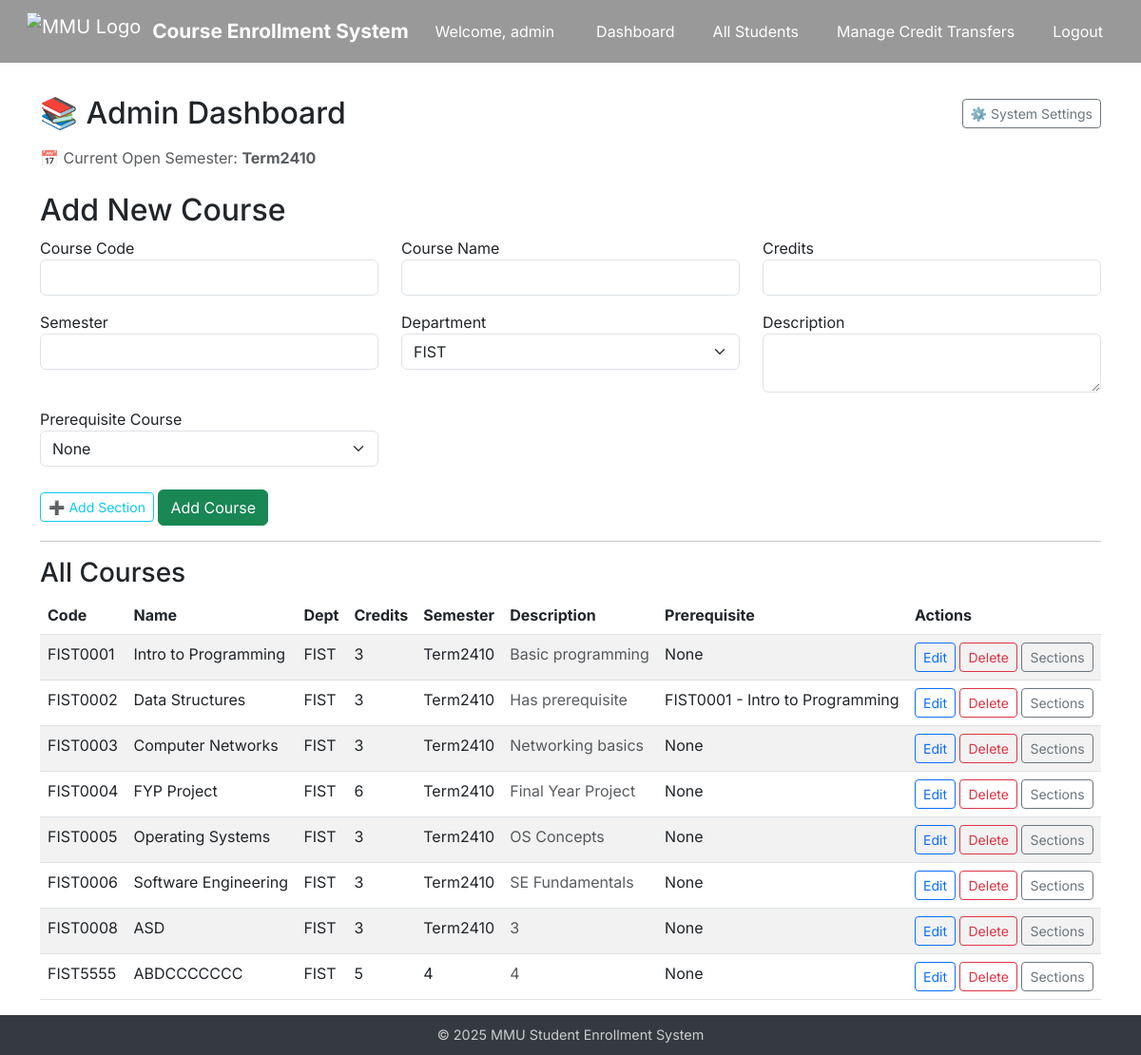
The page /admin/admin/dashboard (signed in) on the database as committed earlier.
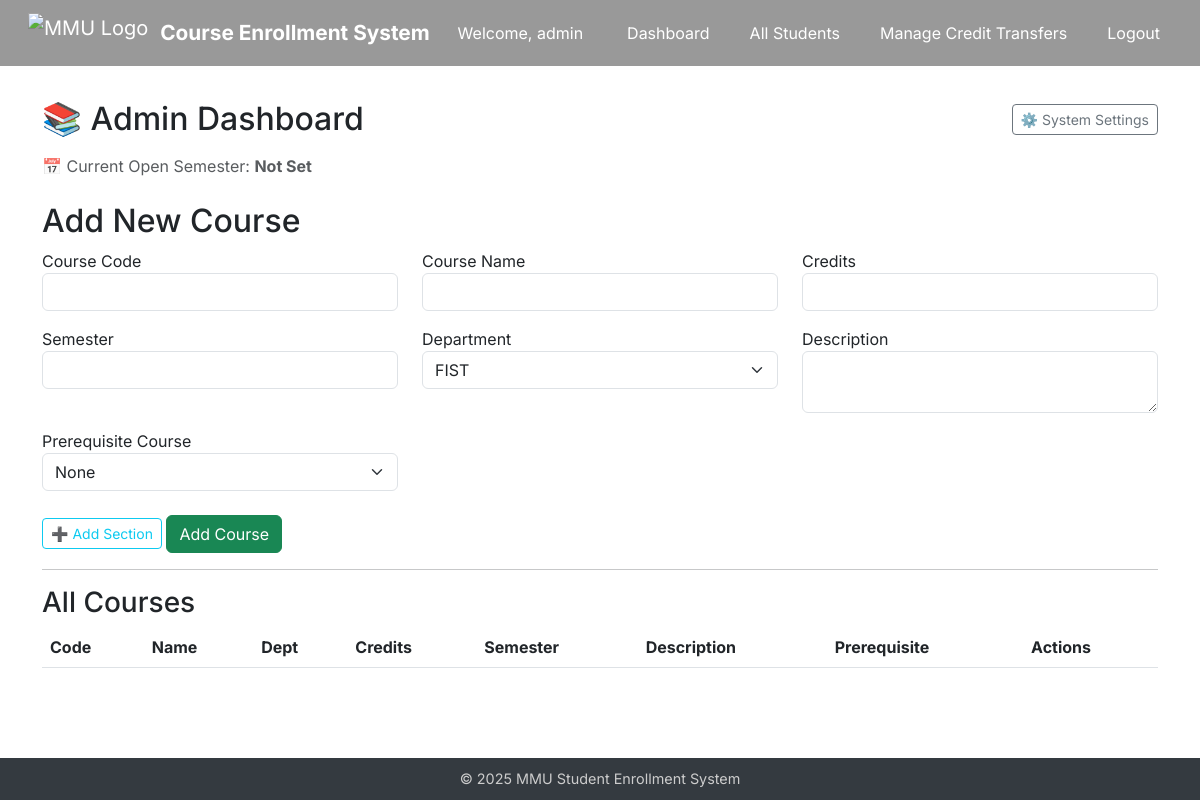
The same page on the database as committed later.
### app/models.py (models this page shows, shortened)
class Admin(UserMixin, db.Model):
    id = db.Column(db.Integer, primary_key=True)
    username = db.Column(db.String(64), unique=True)
    password_hash = db.Column(db.String(128))
    @property
    def is_admin(self):
        return True

class SystemSetting(db.Model):
    id = db.Column(db.Integer, primary_key=True)
    key = db.Column(db.String(64), unique=True, nullable=False)
    value = db.Column(db.String(128), nullable=False)

class Course(db.Model):
    id = db.Column(db.Integer, primary_key=True)
    course_code = db.Column(db.String(10), unique=True)
    course_name = db.Column(db.String(128))
    description = db.Column(db.Text)
    credits = db.Column(db.Integer)
    semester = db.Column(db.String(64))
    department = db.Column(db.String(64))
    prerequisite_id = db.Column(db.Integer, db.ForeignKey('course.id'))
    prerequisite = db.relationship("Course", remote_side=[id])
    enrollments = db.relationship('Enrollment', backref='course', lazy=True)
    sections = db.relationship('Section', back_populates='course', cascade='all, delete')

### app/routes/admin.py (the view, shortened to what this page needs)
@admin_bp.route("/admin/dashboard", methods=["GET", "POST"])
@login_required
def admin_dashboard():
    if not current_user.is_admin:
        flash("Admin access only.", "warning")
        return redirect(url_for("admin.admin_login"))
    form = CourseAddForm()
    courses = Course.query.all()
    form.prerequisite_id.choices = [(0, "None")] + [
        (c.id, f"{c.course_code} - {c.course_name}") for c in courses
    ]
    setting = SystemSetting.query.filter_by(key="open_semester").first()
    open_semester = setting.value if setting else "Not Set"
    return render_template("admin/dashboard.html", form=form, courses=courses, open_semester=open_semester)

### app/forms.py
class CourseAddForm(FlaskForm):
    course_code = StringField("Course Code", validators=[DataRequired()])
    prerequisite_id = SelectField("Prerequisite Course", coerce=int, choices=[], validators=[Optional()])
    course_name = StringField("Course Name", validators=[DataRequired()])
    credits = IntegerField("Credits", validators=[DataRequired()])
    semester = StringField("Semester", validators=[DataRequired()])
    department = SelectField("Department", choices=[
        ("FIST", "FIST"), ("FCI", "FCI"), ("FOB", "FOB")
    ], validators=[DataRequired()])
    description = TextAreaField("Description", validators=[DataRequired()])
    submit = SubmitField("Add Course")

### app/templates/admin/dashboard.html (shortened to what this page needs)
{% extends "base.html" %}
{% block content %}
<div class="d-flex justify-content-between align-items-center mb-3">
    <h2 class="mb-0">📚 Admin Dashboard</h2>
    <a href="{{ url_for('admin.admin_settings') }}" class="btn btn-outline-secondary btn-sm">⚙️ System Settings</a>
  </div>
  <p class="text-muted mb-4">📅 Current Open Semester: <strong>{{ open_semester }}</strong></p>
<h2>Add New Course</h2>
<form method="POST">
    <div class="row">
        <div class="col-md-4 mb-3">
            {{ form.course_code.label }} {{ form.course_code(class="form-control") }}
        </div>
        <div class="col-md-4 mb-3">
            {{ form.course_name.label }} {{ form.course_name(class="form-control") }}
        </div>
        <div class="col-md-4 mb-3">
            {{ form.credits.label }} {{ form.credits(class="form-control") }}
        </div>
    </div>
    <div class="row">
        <div class="col-md-4 mb-3">
            {{ form.semester.label }} {{ form.semester(class="form-control") }}
        </div>
        <div class="col-md-4 mb-3">
            {{ form.department.label }} {{ form.department(class="form-select") }}
        </div>
        <div class="col-md-4 mb-3">
            {{ form.description.label }} {{ form.description(class="form-control", rows=2) }}
        </div>
    </div>
    <div class="row">
        <div class="col-md-4 mb-3">
            {{ form.prerequisite_id.label }} {{ form.prerequisite_id(class="form-select") }}
        </div>
    </div>
    <div class="mt-2">
        <a href="{{ url_for('admin.admin_add_section') }}" class="btn btn-sm btn-outline-info"> ➕ Add Section </a>
        {{ form.submit(class="btn btn-success") }}
    </div>
</form>
<hr>
<h3>All Courses</h3>
<table class="table table-striped">
    <thead>
        <tr>
            <th>Code</th>
            <th>Name</th>
            <th>Dept</th>
            <th>Credits</th>
            <th>Semester</th>
            <th>Description</th>
            <th>Prerequisite</th>
            <th>Actions</th>
        </tr>
    </thead>
    <tbody>
        {% for c in courses %}
        <tr>
            <td>{{ c.course_code }}</td>
            <td>{{ c.course_name }}</td>
            <td>{{ c.department }}</td>
            <td>{{ c.credits }}</td>
            <td>{{ c.semester }}</td>
            <td class="text-muted">{{ c.description[:50] }}{% if c.description|length > 50 %}...{% endif %}</td>
            <td>
                {% if c.prerequisite %}
                    {{ c.prerequisite.course_code }} - {{ c.prerequisite.course_name }}
                {% else %}
                    None
                {% endif %}
            </td>
            <td>
                <a href="{{ url_for('admin.admin_edit', course_id=c.id) }}" class="btn btn-sm btn-outline-primary">Edit</a>
                <a href="{{ url_for('admin.admin_delete', course_id=c.id) }}" class="btn btn-sm btn-outline-danger">Delete</a>
                <a href="{{ url_for('admin.admin_course_details', course_id=c.id) }}" class="btn btn-sm btn-outline-secondary">Sections</a>
            </td>
        </tr>
        {% endfor %}
    </tbody>
</table>
{% endblock %}

### app/templates/base.html (shortened to what this page needs)
<!DOCTYPE html>
<html lang="en">
<head>
  <link href="https://cdn.jsdelivr.net/npm/bootstrap@5.3.0/dist/css/bootstrap.min.css" rel="stylesheet">
</head>
<body>
<nav id="navbar" class="navbar navbar-expand-lg navbar-dark navbar-transparent fixed-top px-3" style="background-color: rgba(0,0,0,0.4);">
  <div class="container-fluid">
    <a class="navbar-brand d-flex align-items-center" href="{{ url_for('shared.index') }}">
      <img src="{{ url_for('static', filename='image/Multimedia_University_secondary_logo_2020.png') }}" alt="MMU Logo">
      <span>Course Enrollment System</span>
    </a>
    <div class="ms-auto d-flex align-items-center">
            {% if current_user.is_authenticated %}
        <span class="text-white me-3">
          Welcome,
          {% if current_user.is_admin %}
            {{ current_user.username }}
          {% elif current_user.is_student %}
            {{ current_user.name }}
          {% elif current_user.is_instructor %}
            {{ current_user.name }}
          {% endif %}
        </span>
        {% if current_user.is_admin %}
          <a class="btn btn-nav" href="{{ url_for('admin.admin_dashboard') }}">Dashboard</a>
          <a class="btn btn-nav" href="{{ url_for('admin.admin_all_students') }}">All Students</a>
          <a class="btn btn-nav" href="{{ url_for('admin.admin_credit_transfer') }}">Manage Credit Transfers</a>
          <a class="btn btn-nav" href="{{ url_for('admin.admin_logout') }}">Logout</a>
        {% elif current_user.is_student %}
          <a class="btn btn-nav" href="{{ url_for('student.dashboard') }}">Dashboard</a>
          <a class="btn btn-nav" href="{{ url_for('student.profile') }}">My Profile</a>
          <a class="btn btn-nav" href="{{ url_for('student.finance') }}">Finance</a>
          <a class="btn btn-nav" href="{{ url_for('shared.logout') }}">Logout</a>
        {% endif %}
      {% endif %}
    </div>
  </div>
</nav>
<main class="{% if request.endpoint == 'shared.index' %}{% else %}container{% endif %}" style="padding-top: 100px;">
  {% block content %}{% endblock %}
</main>
<footer>
  © 2025 MMU Student Enrollment System
</footer>
</body>
</html>

### app/templates/base.html (style rules this page uses)
body { margin: 0; padding: 0; min-height: 100vh; display: flex; flex-direction: column; font-family: 'Inter', sans-serif; background-color: transparent; }
main { flex: 1; }
footer { background: #343a40; color: #ccc; text-align: center; padding: 10px 0; font-size: 0.9rem; }
.navbar-transparent { background-color: rgba(0, 0, 0, 0.4) !important; backdrop-filter: blur(2px); -webkit-backdrop-filter: blur(2px); box-shadow: none !important; border: none !important; }
.navbar-brand img { height: 40px; margin-right: 12px; }
.navbar-brand span { color: white; font-size: 1.3rem; font-weight: bold; }
.btn-nav { background: transparent; color: white; border: none; font-size: 1rem; margin-left: 1rem; }

Rows that differ between the two databases and show on the page:
removed SystemSetting: value "Term2410"
removed Course: course_code "FIST0001", course_name "Intro to Programming", department "FIST", credits "3", semester "Term2410", description "Basic programming", shows "None"
removed Course: course_code "FIST0002", course_name "Data Structures", department "FIST", credits "3", semester "Term2410", description "Has prerequisite", prerequisite.course_code "FIST0001", prerequisite.course_name "Intro to Programming"
removed Course: course_code "FIST0003", course_name "Computer Networks", department "FIST", credits "3", semester "Term2410", description "Networking basics", shows "None"
removed Course: course_code "FIST0004", course_name "FYP Project", department "FIST", credits "6", semester "Term2410", description "Final Year Project", shows "None"
removed Course: course_code "FIST0005", course_name "Operating Systems", department "FIST", credits "3", semester "Term2410", description "OS Concepts", shows "None"
removed Course: course_code "FIST0006", course_name "Software Engineering", department "FIST", credits "3", semester "Term2410", description "SE Fundamentals", shows "None"
removed Course: course_code "FIST0008", course_name "ASD", department "FIST", credits "3", semester "Term2410", description "3", shows "None"
removed Course: course_code "FIST5555", course_name "ABDCCCCCCC", department "FIST", credits "5", semester "4", description "4", shows "None"
Other text that changed with them:
{{ open_semester }}: (not shown) → "Not Set"
